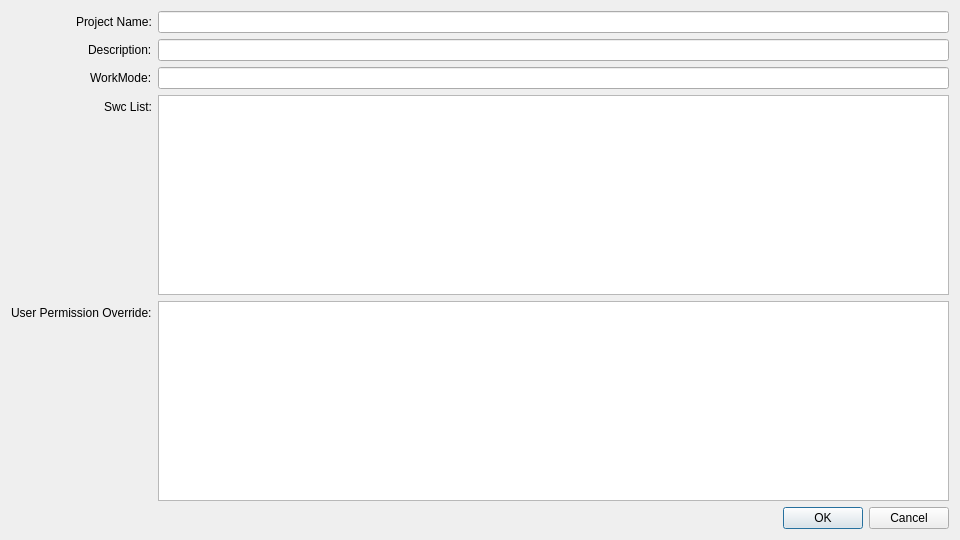
<?xml version="1.0" encoding="UTF-8"?>
<ui version="4.0">
 <class>ViewCreateProject</class>
 <widget class="QDialog" name="ViewCreateProject">
  <property name="geometry">
   <rect>
    <x>0</x>
    <y>0</y>
    <width>960</width>
    <height>540</height>
   </rect>
  </property>
  <property name="windowTitle">
   <string>ViewCreateProject</string>
  </property>
  <layout class="QVBoxLayout" name="verticalLayout">
   <item>
    <layout class="QFormLayout" name="formLayout">
     <property name="labelAlignment">
      <set>Qt::AlignRight|Qt::AlignTrailing|Qt::AlignVCenter</set>
     </property>
     <item row="0" column="0">
      <widget class="QLabel" name="label">
       <property name="text">
        <string>Project Name:</string>
       </property>
      </widget>
     </item>
     <item row="0" column="1">
      <widget class="QLineEdit" name="Name"/>
     </item>
     <item row="3" column="0">
      <widget class="QLabel" name="label_2">
       <property name="text">
        <string>Swc List:</string>
       </property>
      </widget>
     </item>
     <item row="3" column="1">
      <widget class="QListWidget" name="listWidget"/>
     </item>
     <item row="2" column="0">
      <widget class="QLabel" name="label_3">
       <property name="text">
        <string>WorkMode:</string>
       </property>
      </widget>
     </item>
     <item row="2" column="1">
      <widget class="QLineEdit" name="WorkMode"/>
     </item>
     <item row="4" column="0">
      <widget class="QLabel" name="label_4">
       <property name="text">
        <string>User Permission Override:</string>
       </property>
      </widget>
     </item>
     <item row="4" column="1">
      <widget class="QTableWidget" name="tableWidget"/>
     </item>
     <item row="1" column="0">
      <widget class="QLabel" name="label_5">
       <property name="text">
        <string>Description:</string>
       </property>
      </widget>
     </item>
     <item row="1" column="1">
      <widget class="QLineEdit" name="Description"/>
     </item>
    </layout>
   </item>
   <item>
    <layout class="QHBoxLayout" name="horizontalLayout">
     <item>
      <spacer name="horizontalSpacer">
       <property name="orientation">
        <enum>Qt::Horizontal</enum>
       </property>
       <property name="sizeHint" stdset="0">
        <size>
         <width>40</width>
         <height>20</height>
        </size>
       </property>
      </spacer>
     </item>
     <item>
      <widget class="QPushButton" name="pushButton">
       <property name="text">
        <string>OK</string>
       </property>
      </widget>
     </item>
     <item>
      <widget class="QPushButton" name="pushButton_2">
       <property name="text">
        <string>Cancel</string>
       </property>
      </widget>
     </item>
    </layout>
   </item>
  </layout>
 </widget>
 <resources/>
 <connections/>
</ui>
